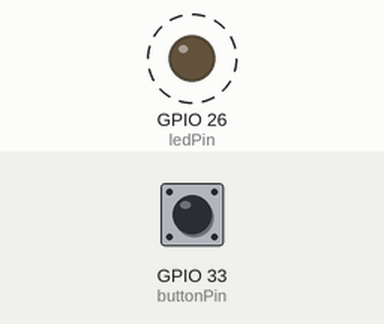
Recording of a sketch running on a simulated ESP32. Shown: output pins drawn as LEDs (lit = HIGH). Dashed ring = blinking. Inputs (shaded band) come from the test bench; at power-on: GPIO 33 (buttonPin) HIGH.

Above: at 2.62 s.
2.9 s: GPIO 33 (buttonPin) pulled LOW for 3.2 s
At 6.17 s:
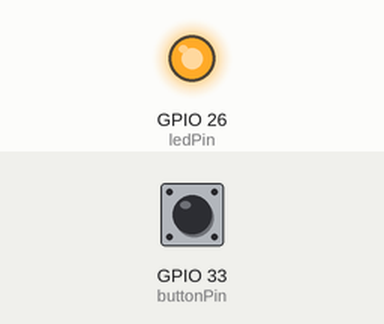
At 6.62 s:
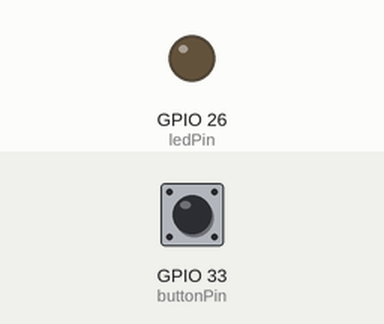
Timing chart, 0 to 13.6 s (numbered marks = the images above; inputs shaded):
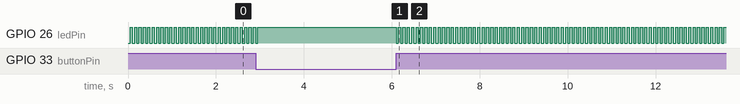

The sketch:

led_flashing.ino
```cpp
const int buttonPin = 33; // Pushbutton pin
const int ledPin = 26;    // LED pin

int buttonState = 0, i;

void setup() {
  pinMode(ledPin, OUTPUT);
  pinMode(buttonPin, INPUT_PULLUP);
  Serial.begin(115200);
}

void loop() {
  buttonState = digitalRead(buttonPin);

  if (buttonState == HIGH) {
   for(i=0;i<10;i++){
    digitalWrite(ledPin, LOW);
    delay(50);
    digitalWrite(ledPin, HIGH);
    delay(50);
   }
  }
  else {
    digitalWrite(ledPin, HIGH);

  }
}
```
